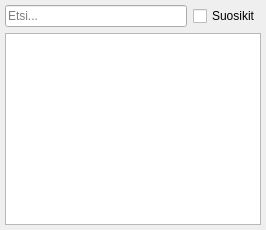
      <widget class="QDockWidget" name="lureDock">
       <property name="features">
        <set>QDockWidget::DockWidgetFloatable|QDockWidget::DockWidgetMovable</set>
       </property>
       <property name="windowTitle">
        <string>Vieheet</string>
       </property>
       <widget class="QWidget" name="dockWidgetContents_7">
        <layout class="QVBoxLayout" name="verticalLayout_11">
         <property name="margin">
          <number>5</number>
         </property>
         <item>
          <layout class="QHBoxLayout" name="horizontalLayout_4">
           <item>
            <widget class="QLineEdit" name="searchLure">
             <property name="minimumSize">
              <size>
               <width>50</width>
               <height>0</height>
              </size>
             </property>
             <property name="text">
              <string/>
             </property>
             <property name="placeholderText">
              <string>Etsi...</string>
             </property>
            </widget>
           </item>
           <item>
            <widget class="QCheckBox" name="onlyFavoriteLures">
             <property name="text">
              <string>Suosikit</string>
             </property>
            </widget>
           </item>
          </layout>
         </item>
         <item>
          <widget class="QListWidget" name="small_lure_list">
           <property name="dragDropMode">
            <enum>QAbstractItemView::DragOnly</enum>
           </property>
           <property name="alternatingRowColors">
            <bool>true</bool>
           </property>
          </widget>
         </item>
        </layout>
       </widget>
      </widget>
